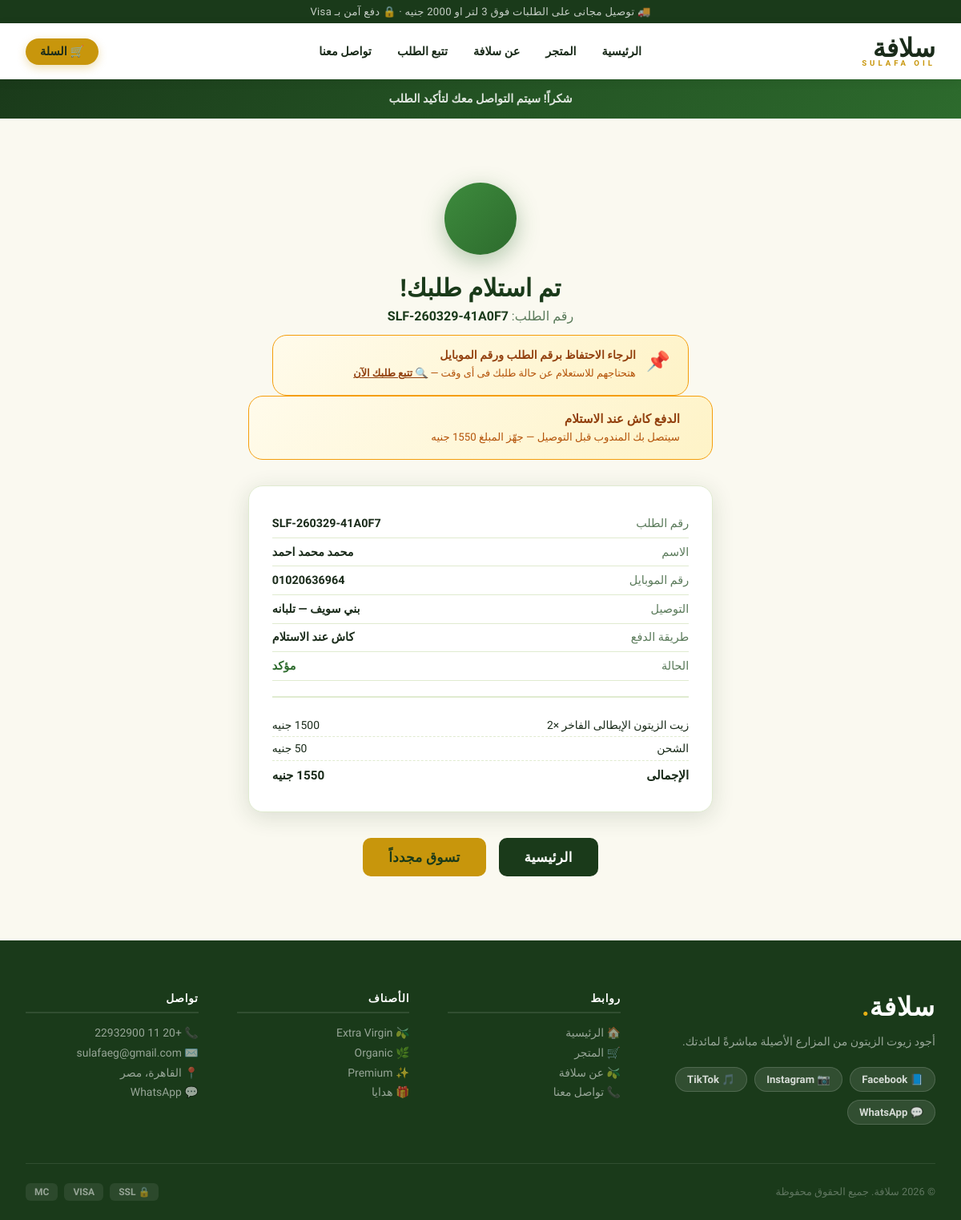
/order/15, run on the app's committed database.
### tables this page shows
CREATE TABLE settings (
            key TEXT PRIMARY KEY,
            value TEXT
        );

CREATE TABLE orders (
            id INTEGER PRIMARY KEY AUTOINCREMENT,
            order_number TEXT,
            full_name TEXT, phone TEXT, city TEXT, address TEXT,
            total REAL, tax REAL, grand_total REAL,
            card_last4 TEXT, status TEXT DEFAULT 'confirmed',
            lang TEXT DEFAULT 'ar',
            created_at TEXT DEFAULT CURRENT_TIMESTAMP
        , payment_method TEXT DEFAULT 'card', shipping REAL DEFAULT 0, postal TEXT DEFAULT NULL);

CREATE TABLE order_items (
            id INTEGER PRIMARY KEY AUTOINCREMENT,
            order_id INTEGER, product_id INTEGER,
            name TEXT, price REAL, quantity INTEGER
        );

### app.py (the view)
@app.route('/order/<int:oid>')#مسار لعرض تفاصيل الطلب بعد نجاح الدفع
def success(oid):#بداية بيجلب تفاصيل طلب معين من قاعدة البيانات بناءً على معرف الطلب (oid) اللي بيتم تمريره في URL. بيبدأ بإنشاء اتصال بقاعدة البيانات، وبعدين بيعمل استعلام لاختيار الطلب الذي يطابق المعرف المحدد. إذا ما تم العثور على الطلب، بيتم إعادة توجيه المستخدم إلى الصفحة الرئيسية. إذا تم العثور على الطلب، بيتم جلب كل العناصر المرتبطة بهذا الطلب من جدول تفاصيل الطلب (order_items). في النهاية، بيعرض قالب 'success.html' مع تفاصيل الطلب والعناصر المرتبطة به.
    conn  = get_db()
    order = conn.execute('SELECT * FROM orders WHERE id=?', (oid,)).fetchone()
    if not order:
        return redirect(url_for('index'))
    items = conn.execute('SELECT * FROM order_items WHERE order_id=?', (oid,)).fetchall()
    return render_template('success.html', order=order, items=items)

### app.py (called while the page is built)
def get_db():#الهدف من الدالة دي هو انها ترجع اتصال بقاعدة البيانات SQLite لكل طلب بييجي للفلسك، وبتخزنه في g اللي هو مكان مخصص لتخزين البيانات الخاصة بكل طلب. لو مفيش اتصال موجود بالفعل في g، بيتم إنشاء اتصال جديد وربطه بيه. كمان بيتم تعيين row_factory علشان نقدر نوصل للبيانات باستخدام أسماء الأعمدة بدل من الفهارس.
    if 'db' not in g:
        g.db = sqlite3.connect(DB_PATH)
        g.db.row_factory = sqlite3.Row
    return g.db

def get_lang():#بترجع اللغة الحالية من الجلسة، أو 'ar' كافتراضي إذا ما تم تعيينها. ده بيستخدم لتحديد اللغة اللي هيتم عرض المحتوى بيها في الواجهة.
    return session.get('lang', 'ar')

def get_all_settings():#ثم بتجيب كل الإعدادات من جدول الإعدادات في قاعدة البيانات وترجعها كقاموس (dictionary) حيث المفاتيح هي أسماء الإعدادات والقيم هي القيم المرتبطة بيها. ده بيستخدم لما نحتاج نجيب كل الإعدادات مرة واحدة، زي ما بنعمل في context processor علشان نقدر نستخدمها في كل القوالب.
    rows = get_db().execute('SELECT key, value FROM settings').fetchall()
    return {r['key']: r['value'] for r in rows}

def cart_count():#ثم حساب عدد المنتجات في عربة التسوق بناءً على معرف الجلسة (session ID) المخزن في الجلسة. بيبدأ بجلب معرف الجلسة، ولو ما كانش موجود بيرجع 0. بعدين بيعمل استعلام لقاعدة البيانات لحساب مجموع الكميات لكل المنتجات المرتبطة بمعرف الجلسة ده في جدول العربة (cart). النتيجة النهائية هي عدد المنتجات الإجمالي في العربة.
    sid = session.get('sid', '')
    if not sid:
        return 0
    row = get_db().execute(
        'SELECT COALESCE(SUM(quantity),0) FROM cart WHERE sid=?', (sid,)
    ).fetchone()
    return row[0]

@app.context_processor
def inject_globals():#حقن كل الإعدادات واللغة الحالية في سياق القالب
    return dict(s=get_all_settings(), lang=get_lang())

### templates/success.html (shortened to what this page needs)
{% extends "base.html" %}
{% block body %}
<div class="top-strip">
  <p>{% if order['payment_method']=='cod' %} شكراً! سيتم التواصل معك لتأكيد الطلب{% else %} شكراً لثقتك فى سلافة!{% endif %}</p>
</div>
<div class="suc"><div class="wrap">
  <div class="suc-ic"></div>
  <h1>تم استلام طلبك!</h1>
  <p style="color:var(--muted);margin-top:.5rem">رقم الطلب: <strong style="color:var(--dark-green)">{{ order['order_number'] }}</strong></p>
  <div style="background:linear-gradient(135deg,#fffbeb,#fef3c7);border:1.5px solid #f59e0b;border-radius:var(--r-lg);padding:1rem 1.4rem;max-width:520px;margin:.9rem auto 0;display:flex;align-items:flex-start;gap:.8rem;text-align:right">
    <span style="font-size:1.5rem;flex-shrink:0;margin-top:.1rem">📌</span>
    <div>
      <strong style="display:block;font-size:.88rem;color:#92400e;font-weight:800;margin-bottom:.25rem">الرجاء الاحتفاظ برقم الطلب ورقم الموبايل</strong>
      <span style="font-size:.8rem;color:#b45309;line-height:1.6">هتحتاجهم للاستعلام عن حالة طلبك فى أى وقت —
        <a href="{{ url_for('track') }}?order_number={{ order['order_number'] }}&phone={{ order['phone'] }}" style="color:#92400e;font-weight:800;text-decoration:underline">🔍 تتبع طلبك الآن</a>
      </span>
    </div>
  </div>
  {% if order['payment_method']=='cod' %}
  <div class="cod-notice">
    <div class="cod-notice-text">
      <strong>الدفع كاش عند الاستلام</strong>
      <span>سيتصل بك المندوب قبل التوصيل — جهّز المبلغ {{ order['grand_total']|int }} جنيه</span>
    </div>
  </div>
  {% endif %}
  <div class="ord-card">
    <div class="or"><span>رقم الطلب</span><span>{{ order['order_number'] }}</span></div>
    <div class="or"><span>الاسم</span><span>{{ order['full_name'] }}</span></div>
    <div class="or"><span>رقم الموبايل</span><span>{{ order['phone'] }}</span></div>
    <div class="or"><span>التوصيل</span><span>{{ order['city'] }} — {{ order['address'] }}</span></div>
    <div class="or">
      <span>طريقة الدفع</span>
      <span>
        {% if order['payment_method']=='cod' %}
           كاش عند الاستلام
        {% else %}
           Visa ****{{ order['card_last4'] }}
        {% endif %}
      </span>
    </div>
    <div class="or"><span>الحالة</span><span style="color:var(--mid-green)"> مؤكد</span></div>
    <div class="ord-items">
      {% set ns = namespace(sub=0) %}
      {% for item in items %}
      {% set ns.sub = ns.sub + (item['price'] * item['quantity']) %}
      {% endfor %}
      {% set free_thresh = s.free_shipping_threshold|default(500)|float %}
      {% set ship_cost = s.shipping_cost|default(50)|float %}
      {% for item in items %}
      <div class="oi">
        <span>{{ item['name'] }} ×{{ item['quantity'] }}</span>
        <span>{{ (item['price']*item['quantity'])|int }} جنيه</span>
      </div>
      {% endfor %}
      {% if order['shipping'] and order['shipping'] > 0 %}
      <div class="oi">
        <span> تكلفة الشحن</span>
        <span>{{ order['shipping']|int }} جنيه</span>
      </div>
      {% else %}
      <div class="oi">
        <span> الشحن</span>
        <span class="{% if ns.sub >= free_thresh %}free{% endif %}">
          {% if ns.sub >= free_thresh %}{{ s.free_ship_text_ar or "مجانى 🎉" }}{% else %}{{ ship_cost|int }} جنيه{% endif %}
        </span>
      </div>
      {% endif %}
      <div class="oi"><span>الإجمالى</span><span>{{ order['grand_total']|int }} جنيه</span></div>
    </div>
  </div>
  <div class="suc-btns">
    <a href="{{ url_for('index') }}" class="btn btn-dark btn-lg"> الرئيسية</a>
    <a href="{{ url_for('shop') }}" class="btn btn-gold btn-lg"> تسوق مجدداً</a>
  </div>
</div></div>
{% endblock %}

### templates/base.html (shortened to what this page needs)
<!DOCTYPE html>
<html lang="ar" dir="rtl">
<head>
</head>
<body>
  <div class="topbar">
    <p>{{ s.topbar_text or '🚚 توصيل مجانى على الطلبات فوق 500 جنيه · 🔒 دفع آمن بـ Visa' }}</p>
  </div>
 <nav class="nav">
  <div class="nav-inner">
    <a href="{{ url_for('index') }}" class="brand">
      <div class="brand-logo">{{ s.site_name_ar }}<span>{{ s.brand_sub or 'SULAFA OIL' }}</span></div>
    </a>
    <div class="nav-links">
      <a href="{{ url_for('index') }}"   {% if request.endpoint=='index'                %}class="on"{% endif %}>{{ s.nav_home_ar    or 'الرئيسية' }}</a>
      <a href="{{ url_for('shop') }}"    {% if request.endpoint in['shop','product']    %}class="on"{% endif %}>{{ s.nav_shop_ar    or 'المتجر' }}</a>
      <a href="{{ url_for('about') }}"   {% if request.endpoint=='about'                %}class="on"{% endif %}>{{ s.nav_about_ar   or 'عن سلافة' }}</a>
      <a href="{{ url_for('track') }}"   {% if request.endpoint=='track'                %}class="on"{% endif %}> تتبع الطلب</a>
      <a href="{{ url_for('contact') }}" {% if request.endpoint=='contact'              %}class="on"{% endif %}>{{ s.nav_contact_ar or 'تواصل معنا' }}</a>
    </div>
    <div class="nav-right">
      {% set cnt = cart_count() %}
      <a href="{{ url_for('cart_view') }}" class="cart-btn">
        🛒 السلة{% if cnt > 0 %}<span class="cart-badge">{{ cnt }}</span>{% endif %}
      </a>
    </div>
  </div>
</nav>
  {% block body %}{% endblock %}
  <footer class="footer">
    <div class="footer-grid">
      <div>
        <div class="f-brand-name">{{ s.site_name_ar }}<span>.</span></div>
        <p class="f-desc">{{ s.footer_about_ar or s.tagline_ar }}</p>
        <div class="social-links">
          {% if s.facebook  %}<a href="{{ s.facebook }}"               target="_blank" class="social-link">📘 Facebook</a>{% endif %}
          {% if s.instagram %}<a href="{{ s.instagram }}"              target="_blank" class="social-link">📷 Instagram</a>{% endif %}
          {% if s.tiktok    %}<a href="{{ s.tiktok }}"                 target="_blank" class="social-link">🎵 TikTok</a>{% endif %}
          {% if s.whatsapp  %}<a href="https://wa.me/{{ s.whatsapp }}" target="_blank" class="social-link">💬 WhatsApp</a>{% endif %}
        </div>
      </div>
      <div class="f-col">
        <h5>روابط</h5>
        <a href="{{ url_for('index')   }}">🏠 {{ s.nav_home_ar or "الرئيسية" }}</a>
        <a href="{{ url_for('shop')    }}">🛒 {{ s.nav_shop_ar or "المتجر" }}</a>
        <a href="{{ url_for('about')   }}">🫒 {{ s.nav_about_ar or "عن سلافة" }}</a>
        <a href="{{ url_for('contact') }}">📞 {{ s.nav_contact_ar or "تواصل معنا" }}</a>
      </div>
      <div class="f-col">
        <h5>الأصناف</h5>
        <a href="{{ url_for('shop') }}?cat=بكر ممتاز">🫒 Extra Virgin</a>
        <a href="{{ url_for('shop') }}?cat=عضوى">🌿 Organic</a>
        <a href="{{ url_for('shop') }}?cat=فاخر">✨ Premium</a>
        <a href="{{ url_for('shop') }}?cat=طقم هدايا">🎁 هدايا</a>
      </div>
     <div class="f-col">
      <h5>تواصل</h5>
      {% if s.phone    %}<a href="tel:{{ s.phone }}">📞 {{ s.phone }}</a>{% endif %}
      {% if s.email    %}<a href="mailto:{{ s.email }}">✉️ {{ s.email }}</a>{% endif %}
      {% if s.address_ar %}<a href="#">📍 {{ s.address_ar }}</a>{% endif %}
      {% if s.whatsapp %}<a href="https://wa.me/{{ s.whatsapp }}" target="_blank">💬 WhatsApp</a>{% endif %}
    </div>
    </div>
    <div class="footer-bottom">
      <p>© 2026 {{ s.site_name_ar }}. {{ s.footer_copy_ar or "جميع الحقوق محفوظة" }}</p>
      <div class="pay-row">
        <span class="pay-badge">🔒 SSL</span>
        <span class="pay-badge">VISA</span>
        <span class="pay-badge">MC</span>
      </div>
    </div>
  </footer>
</body>
</html>

### templates/base.html (style rules this page uses)
*, *::before, *::after { margin: 0; padding: 0; box-sizing: border-box; }
:root { --dark-green: #1a3a1a; --mid-green: #2d6b2d; --bright-green:#3d8b3d; --light-green: #c8e6c9; --cream: #faf9f0; --gold: #c8960c; --gold-bright: #e6b015; --white: #ffffff; --text: #1a2b1a; --muted: #5a7a5a; --border: #e0ebd0; --red: #c0392b; --r: 10px; --r-lg: 18px; --shadow: 0 2px 14px rgba(26,58,26,.10); --shadow-md: 0 6px 28px rgba(26,58,26,.14); --shadow-lg: 0 14px 50px rgba(26,58,26,.18); }
*,*::before,*::after { box-sizing:border-box;margin:0;padding:0 }
html { scroll-behavior:smooth }
body { font-family:'Tajawal',sans-serif;background:var(--cream);color:var(--text);-webkit-font-smoothing:antialiased }
a { text-decoration:none;color:inherit }
.topbar { background: var(--dark-green); padding: 7px 0; text-align: center; }
.topbar p { color: rgba(255,255,255,.75); font-size: .82rem; letter-spacing: .3px; }
.nav { background:#fff;border-bottom:3px solid var(--dg);position:sticky;top:0;z-index:900;box-shadow:0 2px 12px rgba(0,0,0,.08) }
.nav-inner { max-width:1280px;margin:0 auto;padding:0 2rem;height:70px;display:flex;align-items:center;justify-content:space-between;gap:1rem }
.brand { display:flex;align-items:center }
.brand-logo { font-size:2rem;font-weight:900;color:var(--dg);line-height:1 }
.brand-logo span { color:var(--gold);display:block;font-size:.6rem;letter-spacing:4px;font-weight:700;margin-top:-2px }
.nav-links { display:flex;align-items:center;gap:4px }
.nav-links a { color:var(--text);font-size:.9rem;font-weight:700;padding:8px 14px;border-radius:50px;transition:background .15s,color .15s }
.nav-right { display:flex;align-items:center;gap:.75rem }
.cart-btn { position:relative;background:var(--gold);color:var(--dg);padding:8px 18px;border-radius:50px;font-size:.9rem;font-weight:800;display:flex;align-items:center;gap:6px;transition:background .15s,transform .15s;box-shadow:0 4px 12px rgba(200,150,12,.3) }
.wrap { max-width: 1280px; margin: 0 auto; padding: 0 2rem; }
.btn { display: inline-flex; align-items: center; gap: 7px; padding: 12px 26px; border-radius: var(--r); font-size: .95rem; font-weight: 700; cursor: pointer; border: none; transition: .22s; letter-spacing: .3px; }
.btn-lg { padding: 14px 32px; font-size: 1.05rem; }
.btn-dark { background: var(--dark-green); color: #fff; }
.btn-gold { background: var(--gold); color: var(--dark-green); font-weight: 800; }
.footer { background: var(--dark-green); color: rgba(255,255,255,.8); padding: 4rem 2rem 0; }
.footer-grid { max-width: 1280px; margin: 0 auto; display: grid; grid-template-columns: 1.6fr 1fr 1fr 1fr; gap: 3rem; padding-bottom: 3rem; }
.f-brand-name { font-size: 2rem; font-weight: 900; font-family: 'Playfair Display', serif; color: #fff; letter-spacing: 1px; }
.f-brand-name span { color: var(--gold-bright); }
.f-desc { color: rgba(255,255,255,.55); font-size: .88rem; line-height: 1.75; margin-top: .75rem; margin-bottom: 1.25rem; }
.social-links { display: flex; gap: .6rem; flex-wrap: wrap; }
.social-link { display: flex; align-items: center; gap: 6px; background: rgba(255,255,255,.1); border: 1px solid rgba(255,255,255,.15); color: rgba(255,255,255,.8); padding: 7px 14px; border-radius: 50px; font-size: .82rem; font-weight: 600; transition: .2s; }
.f-col h5 { color: #fff; font-size: .85rem; font-weight: 800; text-transform: uppercase; letter-spacing: .8px; margin-bottom: 1rem; padding-bottom: .6rem; border-bottom: 2px solid rgba(255,255,255,.1); }
.f-col a { display: flex; align-items: center; gap: 7px; color: rgba(255,255,255,.55); font-size: .87rem; margin-bottom: .55rem; transition: .2s; }
.footer-bottom { max-width: 1280px; margin: 0 auto; padding: 1.5rem 0; border-top: 1px solid rgba(255,255,255,.1); display: flex; align-items: center; justify-content: space-between; flex-wrap: wrap; gap: 1rem; }
.footer-bottom p { color: rgba(255,255,255,.3); font-size: .8rem; }
.pay-row { display: flex; gap: .5rem; }
.pay-badge { background: rgba(255,255,255,.08); padding: 4px 11px; border-radius: 6px; color: rgba(255,255,255,.5); font-size: .75rem; font-weight: 700; }

### data on the page
settings: value "🚚 توصيل مجانى على الطلبات فوق 3 لتر او 2000 جنيه · 🔒 دفع آمن بـ Visa"
settings: site_name_ar "سلافة"
settings: value "SULAFA OIL"
settings: value "الرئيسية"
settings: value "المتجر"
settings: value "عن سلافة"
settings: value "تواصل معنا"
orders: order_number "SLF-260329-41A0F7", full_name "محمد محمد احمد", phone "01020636964", city "بني سويف", address "تلبانه"
order_items: name "زيت الزيتون الإيطالى الفاخر", quantity "2"
settings: value "أجود زيوت الزيتون من المزارع الأصيلة مباشرةً لمائدتك."
settings: phone "+20 11 22932900"
settings: email "sulafaeg@gmail.com"
settings: address_ar "القاهرة، مصر"
settings: value "جميع الحقوق محفوظة"
